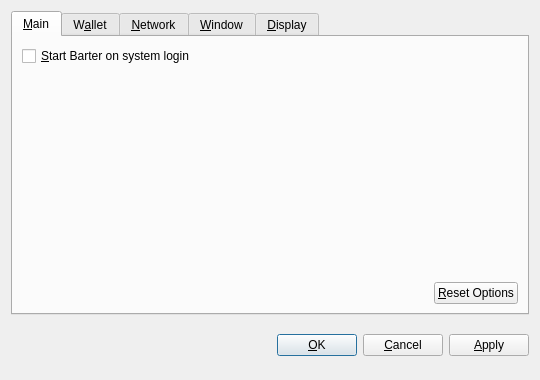
<?xml version="1.0" encoding="UTF-8"?>
<ui version="4.0">
 <class>OptionsDialog</class>
 <widget class="QDialog" name="OptionsDialog">
  <property name="geometry">
   <rect>
    <x>0</x>
    <y>0</y>
    <width>540</width>
    <height>380</height>
   </rect>
  </property>
  <property name="windowTitle">
   <string>Options</string>
  </property>
  <property name="modal">
   <bool>true</bool>
  </property>
  <layout class="QVBoxLayout" name="verticalLayout">
   <item>
    <widget class="QTabWidget" name="tabWidget">
     <property name="tabPosition">
      <enum>QTabWidget::North</enum>
     </property>
     <property name="currentIndex">
      <number>0</number>
     </property>
     <widget class="QWidget" name="tabMain">
      <attribute name="title">
       <string>&amp;Main</string>
      </attribute>
      <layout class="QVBoxLayout" name="verticalLayout_Main">
       <item>
        <widget class="QCheckBox" name="bitcoinAtStartup">
         <property name="toolTip">
          <string>Automatically start Barter after logging in to the system.</string>
         </property>
         <property name="text">
          <string>&amp;Start Barter on system login</string>
         </property>
        </widget>
       </item>
       <item>
        <spacer name="verticalSpacer_Main">
         <property name="orientation">
          <enum>Qt::Vertical</enum>
         </property>
         <property name="sizeHint" stdset="0">
          <size>
           <width>20</width>
           <height>40</height>
          </size>
         </property>
        </spacer>
       </item>
       <item>
        <layout class="QHBoxLayout" name="horizontalLayout_2_Main">
         <item>
          <spacer name="horizontalSpacer_2_Main">
           <property name="orientation">
            <enum>Qt::Horizontal</enum>
           </property>
           <property name="sizeHint" stdset="0">
            <size>
             <width>40</width>
             <height>20</height>
            </size>
           </property>
          </spacer>
         </item>
         <item>
          <widget class="QPushButton" name="resetButton">
           <property name="toolTip">
            <string>Reset all client options to default.</string>
           </property>
           <property name="text">
            <string>&amp;Reset Options</string>
           </property>
           <property name="autoDefault">
            <bool>false</bool>
           </property>
          </widget>
         </item>
        </layout>
       </item>
      </layout>
     </widget>
     <widget class="QWidget" name="tabWallet">
      <attribute name="title">
       <string>W&amp;allet</string>
      </attribute>
      <layout class="QVBoxLayout" name="verticalLayout_Network">
       <item>
        <widget class="QLabel" name="transactionFeeInfoLabel">
         <property name="text">
          <string>Optional transaction fee per kB that helps make sure your transactions are processed quickly. Most transactions are 1 kB.</string>
         </property>
         <property name="textFormat">
          <enum>Qt::PlainText</enum>
         </property>
         <property name="wordWrap">
          <bool>true</bool>
         </property>
        </widget>
       </item>
       <item>
        <layout class="QHBoxLayout" name="horizontalLayout_1_Main">
         <item>
          <widget class="QLabel" name="transactionFeeLabel">
           <property name="text">
            <string>Pay transaction &amp;fee</string>
           </property>
           <property name="textFormat">
            <enum>Qt::PlainText</enum>
           </property>
           <property name="buddy">
            <cstring>transactionFee</cstring>
           </property>
          </widget>
         </item>
         <item>
          <widget class="BitcoinAmountField" name="transactionFee"/>
         </item>
         <item>
          <spacer name="horizontalSpacer_1_Main">
           <property name="orientation">
            <enum>Qt::Horizontal</enum>
           </property>
           <property name="sizeHint" stdset="0">
            <size>
             <width>40</width>
             <height>20</height>
            </size>
           </property>
          </spacer>
         </item>
        </layout>
       </item>
       <item>
        <widget class="QLabel" name="label">
         <property name="text">
          <string>If you disable the spending of unconfirmed change, the change from a transaction cannot be used until that transaction has at least one confirmation. This also affects how your balance is computed.</string>
         </property>
         <property name="wordWrap">
          <bool>true</bool>
         </property>
        </widget>
       </item>
       <item>
        <widget class="QCheckBox" name="spendZeroConfChange">
         <property name="text">
          <string>Spend unconfirmed change  (experts only)</string>
         </property>
        </widget>
       </item>
       <item>
        <spacer name="verticalSpacer">
         <property name="orientation">
          <enum>Qt::Vertical</enum>
         </property>
         <property name="sizeHint" stdset="0">
          <size>
           <width>20</width>
           <height>40</height>
          </size>
         </property>
        </spacer>
       </item>
      </layout>
     </widget>
     <widget class="QWidget" name="tabNetwork">
      <attribute name="title">
       <string>&amp;Network</string>
      </attribute>
      <layout class="QVBoxLayout" name="verticalLayout_Network">
       <item>
        <widget class="QCheckBox" name="mapPortUpnp">
         <property name="toolTip">
          <string>Automatically open the Barter client port on the router. This only works when your router supports UPnP and it is enabled.</string>
         </property>
         <property name="text">
          <string>Map port using &amp;UPnP</string>
         </property>
        </widget>
       </item>
       <item>
        <widget class="QCheckBox" name="connectSocks">
         <property name="toolTip">
          <string>Connect to the Barter network through a SOCKS proxy (e.g. when connecting through Tor).</string>
         </property>
         <property name="text">
          <string>&amp;Connect through SOCKS proxy:</string>
         </property>
        </widget>
       </item>
       <item>
        <layout class="QHBoxLayout" name="horizontalLayout_Network">
         <item>
          <widget class="QLabel" name="proxyIpLabel">
           <property name="text">
            <string>Proxy &amp;IP:</string>
           </property>
           <property name="textFormat">
            <enum>Qt::PlainText</enum>
           </property>
           <property name="buddy">
            <cstring>proxyIp</cstring>
           </property>
          </widget>
         </item>
         <item>
          <widget class="QValidatedLineEdit" name="proxyIp">
           <property name="maximumSize">
            <size>
             <width>140</width>
             <height>16777215</height>
            </size>
           </property>
           <property name="toolTip">
            <string>IP address of the proxy (e.g. 127.0.0.1)</string>
           </property>
          </widget>
         </item>
         <item>
          <widget class="QLabel" name="proxyPortLabel">
           <property name="text">
            <string>&amp;Port:</string>
           </property>
           <property name="textFormat">
            <enum>Qt::PlainText</enum>
           </property>
           <property name="buddy">
            <cstring>proxyPort</cstring>
           </property>
          </widget>
         </item>
         <item>
          <widget class="QLineEdit" name="proxyPort">
           <property name="maximumSize">
            <size>
             <width>55</width>
             <height>16777215</height>
            </size>
           </property>
           <property name="toolTip">
            <string>Port of the proxy (e.g. 9050)</string>
           </property>
          </widget>
         </item>
         <item>
          <widget class="QLabel" name="socksVersionLabel">
           <property name="text">
            <string>SOCKS &amp;Version:</string>
           </property>
           <property name="textFormat">
            <enum>Qt::PlainText</enum>
           </property>
           <property name="buddy">
            <cstring>socksVersion</cstring>
           </property>
          </widget>
         </item>
         <item>
          <widget class="QValueComboBox" name="socksVersion">
           <property name="toolTip">
            <string>SOCKS version of the proxy (e.g. 5)</string>
           </property>
          </widget>
         </item>
         <item>
          <spacer name="horizontalSpacer_Network">
           <property name="orientation">
            <enum>Qt::Horizontal</enum>
           </property>
           <property name="sizeHint" stdset="0">
            <size>
             <width>40</width>
             <height>20</height>
            </size>
           </property>
          </spacer>
         </item>
        </layout>
       </item>
       <item>
        <spacer name="verticalSpacer_Network">
         <property name="orientation">
          <enum>Qt::Vertical</enum>
         </property>
         <property name="sizeHint" stdset="0">
          <size>
           <width>20</width>
           <height>40</height>
          </size>
         </property>
        </spacer>
       </item>
      </layout>
     </widget>
     <widget class="QWidget" name="tabWindow">
      <attribute name="title">
       <string>&amp;Window</string>
      </attribute>
      <layout class="QVBoxLayout" name="verticalLayout_Window">
       <item>
        <widget class="QCheckBox" name="minimizeToTray">
         <property name="toolTip">
          <string>Show only a tray icon after minimizing the window.</string>
         </property>
         <property name="text">
          <string>&amp;Minimize to the tray instead of the taskbar</string>
         </property>
        </widget>
       </item>
       <item>
        <widget class="QCheckBox" name="minimizeOnClose">
         <property name="toolTip">
          <string>Minimize instead of exit the application when the window is closed. When this option is enabled, the application will be closed only after selecting Quit in the menu.</string>
         </property>
         <property name="text">
          <string>M&amp;inimize on close</string>
         </property>
        </widget>
       </item>
       <item>
        <spacer name="verticalSpacer_Window">
         <property name="orientation">
          <enum>Qt::Vertical</enum>
         </property>
         <property name="sizeHint" stdset="0">
          <size>
           <width>20</width>
           <height>40</height>
          </size>
         </property>
        </spacer>
       </item>
      </layout>
     </widget>
     <widget class="QWidget" name="tabDisplay">
      <attribute name="title">
       <string>&amp;Display</string>
      </attribute>
      <layout class="QVBoxLayout" name="verticalLayout_Display">
       <item>
        <layout class="QHBoxLayout" name="horizontalLayout_1_Display">
         <item>
          <widget class="QLabel" name="langLabel">
           <property name="text">
            <string>User Interface &amp;language:</string>
           </property>
           <property name="textFormat">
            <enum>Qt::PlainText</enum>
           </property>
           <property name="buddy">
            <cstring>lang</cstring>
           </property>
          </widget>
         </item>
         <item>
          <widget class="QValueComboBox" name="lang">
           <property name="toolTip">
            <string>The user interface language can be set here. This setting will take effect after restarting Barter.</string>
           </property>
          </widget>
         </item>
        </layout>
       </item>
       <item>
        <layout class="QHBoxLayout" name="horizontalLayout_2_Display">
         <item>
          <widget class="QLabel" name="unitLabel">
           <property name="text">
            <string>&amp;Unit to show amounts in:</string>
           </property>
           <property name="textFormat">
            <enum>Qt::PlainText</enum>
           </property>
           <property name="buddy">
            <cstring>unit</cstring>
           </property>
          </widget>
         </item>
         <item>
          <widget class="QValueComboBox" name="unit">
           <property name="toolTip">
            <string>Choose the default subdivision unit to show in the interface and when sending coins.</string>
           </property>
          </widget>
         </item>
        </layout>
       </item>
       <item>
        <widget class="QCheckBox" name="displayAddresses">
         <property name="toolTip">
          <string>Whether to show Barter addresses in the transaction list or not.</string>
         </property>
         <property name="text">
          <string>&amp;Display addresses in transaction list</string>
         </property>
        </widget>
       </item>
       <item>
        <widget class="QCheckBox" name="coinControlFeatures">
         <property name="toolTip">
          <string>Whether to show coin control features or not.</string>
         </property>
         <property name="text">
          <string>Display coin &amp;control features (experts only!)</string>
         </property>
        </widget>
       </item>
       <item>
        <spacer name="verticalSpacer_Display">
         <property name="orientation">
          <enum>Qt::Vertical</enum>
         </property>
         <property name="sizeHint" stdset="0">
          <size>
           <width>20</width>
           <height>40</height>
          </size>
         </property>
        </spacer>
       </item>
      </layout>
     </widget>
    </widget>
   </item>
   <item>
    <layout class="QHBoxLayout" name="horizontalLayout_Buttons">
     <item>
      <spacer name="horizontalSpacer_1">
       <property name="orientation">
        <enum>Qt::Horizontal</enum>
       </property>
       <property name="sizeHint" stdset="0">
        <size>
         <width>40</width>
         <height>48</height>
        </size>
       </property>
      </spacer>
     </item>
     <item>
      <widget class="QLabel" name="statusLabel">
       <property name="font">
        <font>
         <weight>75</weight>
         <bold>true</bold>
        </font>
       </property>
       <property name="text">
        <string/>
       </property>
       <property name="textFormat">
        <enum>Qt::PlainText</enum>
       </property>
       <property name="wordWrap">
        <bool>true</bool>
       </property>
      </widget>
     </item>
     <item>
      <spacer name="horizontalSpacer_2">
       <property name="orientation">
        <enum>Qt::Horizontal</enum>
       </property>
       <property name="sizeHint" stdset="0">
        <size>
         <width>40</width>
         <height>48</height>
        </size>
       </property>
      </spacer>
     </item>
     <item>
      <widget class="QPushButton" name="okButton">
       <property name="text">
        <string>&amp;OK</string>
       </property>
      </widget>
     </item>
     <item>
      <widget class="QPushButton" name="cancelButton">
       <property name="text">
        <string>&amp;Cancel</string>
       </property>
       <property name="autoDefault">
        <bool>false</bool>
       </property>
      </widget>
     </item>
     <item>
      <widget class="QPushButton" name="applyButton">
       <property name="text">
        <string>&amp;Apply</string>
       </property>
       <property name="autoDefault">
        <bool>false</bool>
       </property>
      </widget>
     </item>
    </layout>
   </item>
  </layout>
 </widget>
 <customwidgets>
  <customwidget>
   <class>BitcoinAmountField</class>
   <extends>QSpinBox</extends>
   <header>bitcoinamountfield.h</header>
  </customwidget>
  <customwidget>
   <class>QValueComboBox</class>
   <extends>QComboBox</extends>
   <header>qvaluecombobox.h</header>
  </customwidget>
  <customwidget>
   <class>QValidatedLineEdit</class>
   <extends>QLineEdit</extends>
   <header>qvalidatedlineedit.h</header>
  </customwidget>
 </customwidgets>
 <resources/>
 <connections/>
</ui>
